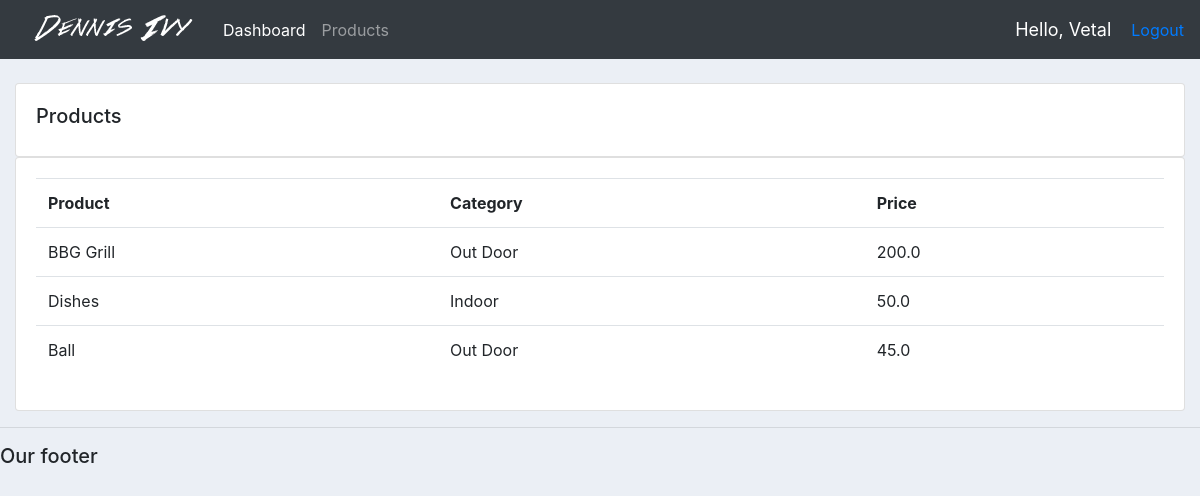
Screenshot of /products/ (signed in) with the database file from the repository.
### accounts/models.py (models this page shows, shortened)
class Product(models.Model):
    CATEGORY = (
        ('Indoor', 'Indoor'),
        ('Out Door', 'Out Door')
    )
    name = models.CharField(max_length=200, null=True)
    price = models.FloatField(null=True)
    category = models.CharField(max_length=200, null=True, choices=CATEGORY)
    description = models.CharField(max_length=800, null=True, blank=True)
    date_created = models.DateTimeField(auto_now_add=True, null=True)
    tag = models.ManyToManyField(Tag)

### accounts/deccorators.py (the view)
        def wrapper_func(request, *args, **kwargs):
            group = None
            if request.user.groups.exists():
                group = request.user.groups.all()[0].name
            if group in allowed_roles:
                return view_func(request, *args, **kwargs)
            else:
                return HttpResponse('You are not authorized to view this page')

### accounts/deccorators.py (called while the page is built)
def allowed_users(allowed_roles=[]):
    def decorator(view_func):
        def wrapper_func(request, *args, **kwargs):
            group = None
            if request.user.groups.exists():
                group = request.user.groups.all()[0].name
            if group in allowed_roles:
                return view_func(request, *args, **kwargs)
            else:
                return HttpResponse('You are not authorized to view this page')
        return wrapper_func
    return decorator

### accounts/views.py (called while the page is built)
@login_required(login_url='login')
@allowed_users(allowed_roles=['admin'])
def products(request):
    products_all = Product.objects.all()
    return render(request, 'accounts/products.html', {'products_all': products_all})

### accounts/templates/accounts/products.html
{% extends 'accounts/main.html' %}
{% block content %}
		<br>
		<div class="row">
			<div class="col-md">
				<div class="card card-body">
					<h5>Products</h5>
				</div>
				<div class="card card-body">
					<table class="table">
						<tr>
							<th>Product</th>
							<th>Category</th>
							<th>Price</th>
						</tr>
                      {% for item in products_all %}
						<tr>
							<td> {{ item.name }} </td>
							<td> {{ item.category }} </td>
							<td> {{ item.price }} </td>
						</tr>
						{% endfor %}
					</table>
				</div>
			</div>
		</div>
{% endblock %}

### accounts/templates/accounts/navbar.html (shortened to what this page needs)
{% load static %}
<nav class="navbar navbar-expand-lg navbar-dark bg-dark">
  <img src="{% static 'images/logo.png' %}">
  <div class="collapse navbar-collapse" id="navbarNav">
    <ul class="navbar-nav">
      {% if request.user.is_staff%}
      <li class="nav-item active">
        <a class="nav-link" href="{% url 'home' %}">Dashboard</a>
      </li>
      <li class="nav-item">
        <a class="nav-link" href="{% url 'products' %}">Products</a>
      </li>
      {% else %}
       <li class="nav-item">
        <a class="nav-link" href="{% url 'account' %}">Settings</a>
       </li>
      {% endif%}
    </ul>
  </div>
   <span class = "hello-msg"> Hello, {{request.user  }}</span>
   <span><a href="{% url 'logout' %}"> Logout</a> </span>
</nav>

### static/css/main.css (style rules this page uses)
body { background-color: #ebeff5; }

### accounts/templates/accounts/navbar.html (style rules this page uses)
.hello-msg { font-size: 18px; color: #fff; margin-right: 20px; }

### rows the page displays
Product: name "BBG Grill", category "Out Door", price "200.0"
Product: name "Dishes", category "Indoor", price "50.0"
Product: name "Ball", category "Out Door", price "45.0"

### other values shown
{{ request.user }} "Vetal"
